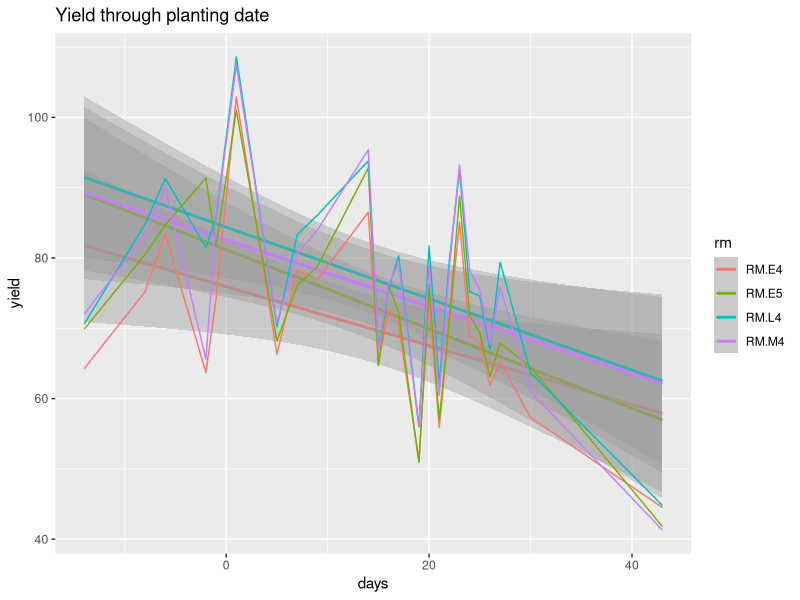
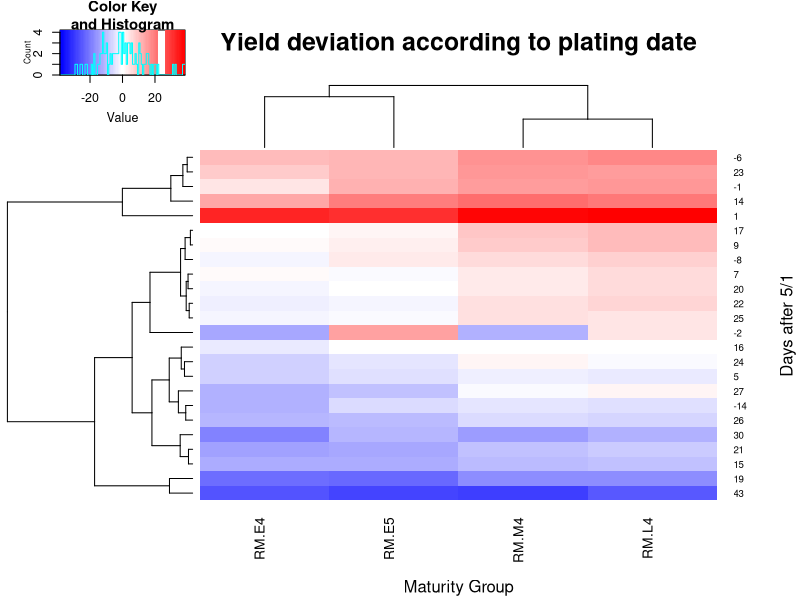
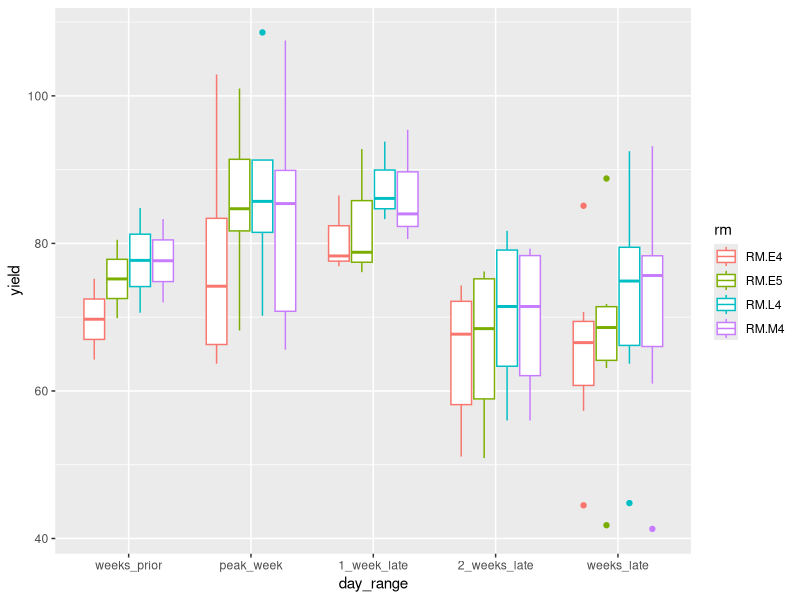

Reproduce these figures in R, in order.
## ---- chunk 1
knitr::opts_chunk$set(echo = TRUE)
## ---- chunk 2
library(ggplot2)
library(tidyr)
library(reshape2)
library(ggpubr)
library(dplyr)
library(tidyverse)
library(tidyr)
library(gplots)
## ---- chunk 3
# read in files
mds <- read.csv('MDS.csv', header = T)
mds_full <- mds
colnames(mds)[2] <- c('days')
head(mds)
## ---- chunk 4
mds_gather <- gather(mds, key = 'rm', value = 'yield', 3:6, factor_key = T)
mds_gather$date <- as.Date(mds_gather$date)
head(mds_gather)
## ---- chunk 5
mds_gather <- mds_gather%>%
  mutate(day_range = case_when(days < -7 ~ 'weeks_prior',
                               days >= -7 & days < 7 ~ 'peak_week',
                               days >= 7 & days < 15 ~'1_week_late',
                               days >=15 & days < 22 ~ '2_weeks_late',
                               days >=22 ~ 'weeks_late'))
mds_gather$day_range <- as.factor(mds_gather$day_range)
mds_gather$day_range <- factor(mds_gather$day_range, 
                               levels = c('weeks_prior','peak_week','1_week_late','2_weeks_late', 'weeks_late'))
head(mds_gather)
## ---- chunk 6
aov.rm_dr <- aov(yield ~ rm*day_range, data = mds_gather)
summary(aov.rm_dr)
## ---- chunk 7
wp <- mds_gather[mds_gather[,'day_range']=='weeks_prior', ]

aov_wp <- aov(yield ~ rm, data = wp)
summary(aov_wp)
## ---- chunk 8
pw <- mds_gather[mds_gather[,'day_range']=='peak_week', ]

aov_pw <- aov(yield ~ rm, data = pw)
summary(aov_pw)
## ---- chunk 9
wl1 <- mds_gather[mds_gather[,'day_range']=='1_week_late', ]

aov_wl1 <- aov(yield ~ rm, data = wl1)
summary(aov_wl1)
## ---- chunk 10
wl2 <- mds_gather[mds_gather[,'day_range']=='2_weeks_late', ]

aov_wl2 <- aov(yield ~ rm, data = wl2)
summary(aov_wl2)
## ---- chunk 11
wls <- mds_gather[mds_gather[,'day_range']=='weeks_late', ]

aov_wls <- aov(yield ~ rm, data = wls)
summary(aov_wls)
## ---- chunk 12
ggplot(data = mds_gather, aes(x=days, y=yield, color = rm))+
  geom_smooth(method='lm')+
  geom_line()+
  labs(title='Yield through planting date')
## ---- chunk 13
hm <- as.matrix(mds[,c(3:6)])
rownames(hm) <- mds$days
hm_dev <- hm - colMeans(hm)
heatmap.2(hm_dev, scale = 'none', col = bluered(100), trace = 'none',
          cexRow = 0.7, cexCol = 1, lhei = c(0.5,1.5), lwid = c(0.5,1.5), 
          margins = c(6,5), keysize = 2, xlab = 'Maturity Group',
          ylab = 'Days after 5/1', main = 'Yield deviation according to plating date')

## ---- chunk 14
aov_dr <- aov(yield ~ day_range, data = mds_gather)
tk_dr <- TukeyHSD(aov_dr)
tk_dr
## ---- chunk 15
ggplot(data = mds_gather, aes(x=day_range, y=yield, color=rm))+
  geom_boxplot()
